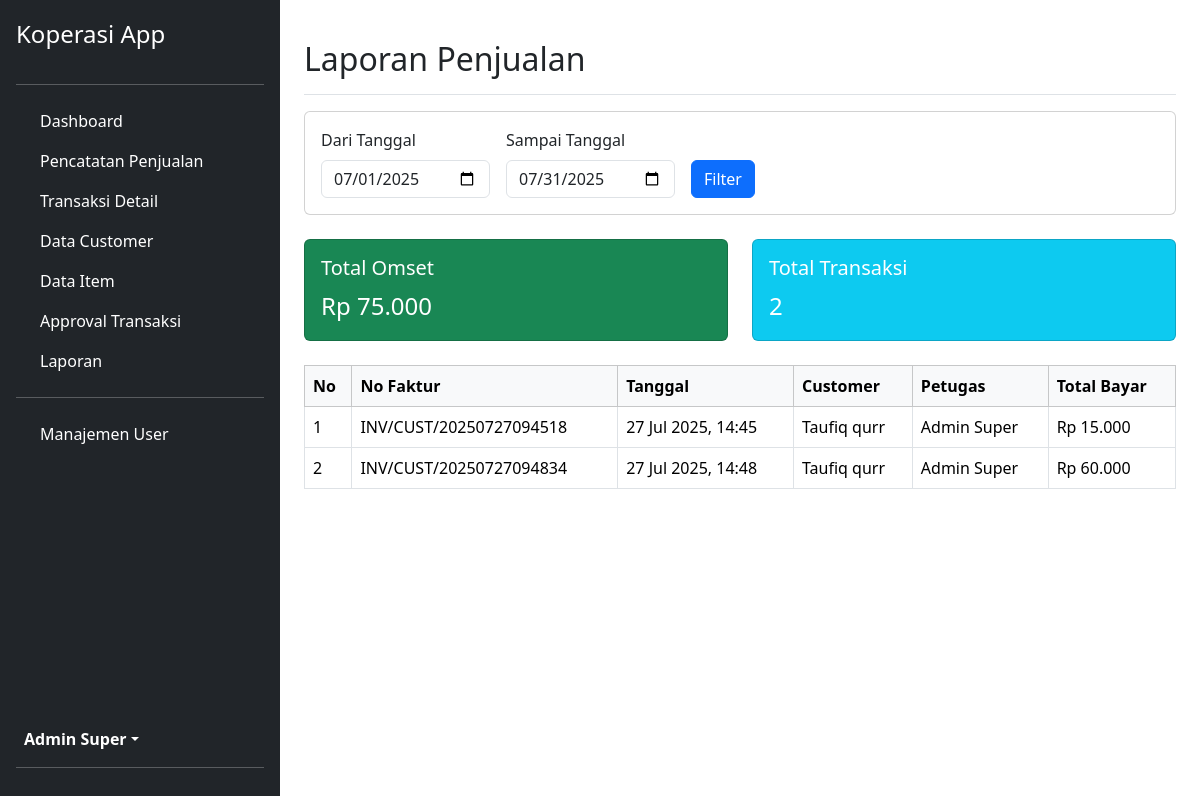
Page /admin/modules/laporan/penjualan.php (signed in) on the committed database.
### tables this page shows
CREATE TABLE `sales` (
  `id_sales` int(11) NOT NULL,
  `no_faktur` varchar(50) NOT NULL,
  `tgl_sales` datetime NOT NULL DEFAULT current_timestamp(),
  `id_customer` int(11) NOT NULL,
  `id_user` int(11) NOT NULL,
  `total_bayar` decimal(10,2) NOT NULL,
  `status` enum('pending','approved','rejected') NOT NULL DEFAULT 'pending',
  `keterangan` text DEFAULT NULL
);

CREATE TABLE `customer` (
  `id_customer` int(11) NOT NULL,
  `nama_customer` varchar(255) NOT NULL,
  `alamat` text NOT NULL,
  `telp` varchar(20) NOT NULL,
  `email` varchar(100) DEFAULT NULL,
  `username` varchar(50) NOT NULL,
  `password` varchar(255) NOT NULL
);

CREATE TABLE `users` (
  `id_user` int(11) NOT NULL,
  `nama_lengkap` varchar(100) NOT NULL,
  `username` varchar(50) NOT NULL,
  `password` varchar(255) NOT NULL,
  `level` enum('petugas','manager','admin_super','sales') NOT NULL
);

### admin/config/functions.php (called while the page is built, shortened)
<?php
function format_rupiah($number) {
    return 'Rp ' . number_format($number, 0, ',', '.');
}
?>

### admin/modules/laporan/penjualan.php (the view)
<?php
include '../../templates/header.php';
include '../../templates/sidebar.php';
$start_date = $_GET['start_date'] ?? date('Y-m-01');
$end_date = $_GET['end_date'] ?? date('Y-m-t');
$query_sales = "SELECT s.no_faktur, s.tgl_sales, s.total_bayar, c.nama_customer, u.nama_lengkap AS nama_petugas
                FROM sales s
                JOIN customer c ON s.id_customer = c.id_customer
                JOIN users u ON s.id_user = u.id_user
                WHERE s.status = 'approved' AND DATE(s.tgl_sales) BETWEEN ? AND ?
                ORDER BY s.tgl_sales ASC";
$stmt_sales = $pdo->prepare($query_sales);
$stmt_sales->execute([$start_date, $end_date]);
$sales_report = $stmt_sales->fetchAll();
$query_summary = "SELECT COUNT(id_sales) as total_transaksi, SUM(total_bayar) as total_omset
                  FROM sales
                  WHERE status = 'approved' AND DATE(tgl_sales) BETWEEN ? AND ?";
$stmt_summary = $pdo->prepare($query_summary);
$stmt_summary->execute([$start_date, $end_date]);
$summary = $stmt_summary->fetch();
?>
<div class="d-flex justify-content-between flex-wrap flex-md-nowrap align-items-center pt-3 pb-2 mb-3 border-bottom">
    <h1 class="h2"><i class="fas fa-file-alt"></i> Laporan Penjualan</h1>
</div>
<div class="card mb-4">
    <div class="card-body">
        <form method="GET" action="" class="row g-3 align-items-center">
            <div class="col-auto">
                <label for="start_date" class="form-label">Dari Tanggal</label>
                <input type="date" class="form-control" id="start_date" name="start_date" value="<?= $start_date ?>">
            </div>
            <div class="col-auto">
                <label for="end_date" class="form-label">Sampai Tanggal</label>
                <input type="date" class="form-control" id="end_date" name="end_date" value="<?= $end_date ?>">
            </div>
            <div class="col-auto align-self-end">
                <button type="submit" class="btn btn-primary"><i class="fas fa-filter"></i> Filter</button>
            </div>
        </form>
    </div>
</div>
<div class="row mb-4">
    <div class="col-md-6">
        <div class="card text-white bg-success">
            <div class="card-body">
                <h5 class="card-title">Total Omset</h5>
                <p class="card-text fs-4"><?= format_rupiah($summary['total_omset'] ?? 0) ?></p>
            </div>
        </div>
    </div>
    <div class="col-md-6">
        <div class="card text-white bg-info">
            <div class="card-body">
                <h5 class="card-title">Total Transaksi</h5>
                <p class="card-text fs-4"><?= $summary['total_transaksi'] ?? 0 ?></p>
            </div>
        </div>
    </div>
</div>
<div class="table-responsive">
    <table class="table table-bordered table-hover">
        <thead class="table-light">
            <tr>
                <th>No</th>
                <th>No Faktur</th>
                <th>Tanggal</th>
                <th>Customer</th>
                <th>Petugas</th>
                <th>Total Bayar</th>
            </tr>
        </thead>
        <tbody>
            <?php if(empty($sales_report)): ?>
                <tr><td colspan="6" class="text-center">Tidak ada data untuk periode ini.</td></tr>
            <?php else: ?>
                <?php $no = 1; foreach($sales_report as $report): ?>
                <tr>
                    <td><?= $no++ ?></td>
                    <td><?= htmlspecialchars($report['no_faktur']) ?></td>
                    <td><?= date('d M Y, H:i', strtotime($report['tgl_sales'])) ?></td>
                    <td><?= htmlspecialchars($report['nama_customer']) ?></td>
                    <td><?= htmlspecialchars($report['nama_petugas']) ?></td>
                    <td><?= format_rupiah($report['total_bayar']) ?></td>
                </tr>
                <?php endforeach; ?>
            <?php endif; ?>
        </tbody>
    </table>
</div>
<?php
include '../../templates/footer.php';
?>

### rows in the picture
sales: no_faktur "INV/CUST/20250727094518", tgl_sales "27 Jul 2025, 14:45", id_customer.nama_customer "Taufiq qurr", id_user.nama_lengkap "Admin Super", total_bayar "Rp 15.000"
sales: no_faktur "INV/CUST/20250727094834", tgl_sales "27 Jul 2025, 14:48", id_customer.nama_customer "Taufiq qurr", id_user.nama_lengkap "Admin Super", total_bayar "Rp 60.000"

### other values in the picture
$_SESSION['nama_lengkap'] "Admin Super"
format_rupiah($summary['total_omset'] ?? 0) "Rp 75.000"
$summary['total_transaksi'] "2"
